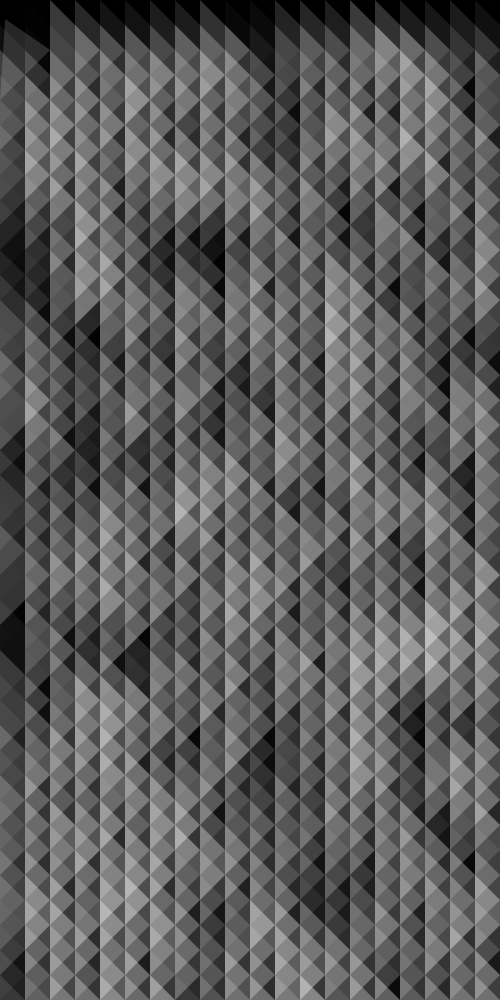
Frame 1 (no input)
Frame 60 (the mouse pressed at the canvas centre just before this capture): identical to frame 1, image omitted
Frame 120 (the mouse held since frame 60 and released just before this capture): identical to frame 1, image omitted

The Processing sketch that drew this single still picture (run headless with seeded random() and noise(); from frame 60 on, the mouse is pressed at the canvas centre):

// Processing sketch: processing_32286
// ── processing_32286.pde

int sepA= 25;
int sepB = 25;
     
float L = 20;
float E= 20;
    
void setup(){
   size(500,1000);
   background (0);
   fill(255,255,255,200);
   noStroke();
  
       
  for(int D = 0; D < width/sepA; D++){
      for(int F = 0; F < height/sepB; F++){
        pushMatrix();
        translate(D*sepA, F*sepB);
        yourFunction();
        popMatrix();
      }
  }
       
}
     
     
void draw()
{
   
}
     
     
void yourFunction(){
  
     
  noStroke();
  fill (255,255,255, random (0,60));
  triangle(0,100,random (0,L),random (0,L),50,50);
  smooth();
    
   
  L = 0 * 1;
  E = E- 1.0;
   


      
}
